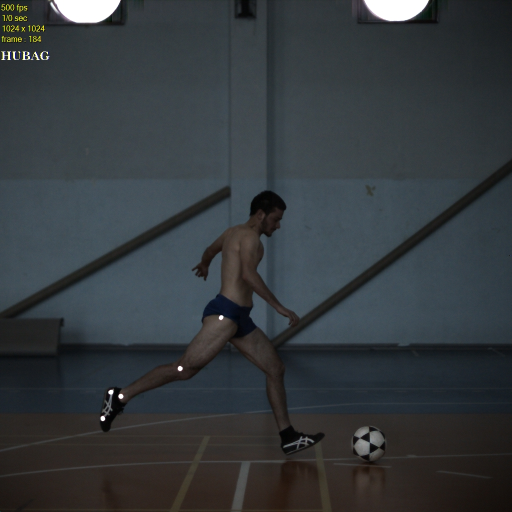
%> input picture arasinav/fettah_sut2_C001H001S0001000002.jpg, 1024 x 1024 px, given in place of fettah_sut2_C001H001S0001000001.jpg, which was not available (shown at 1/2 size)
$ octave arasinav_01.m   (GNU Octave 9; MATLAB toolbox functions it lacks are replaced by stand-ins)
%> lines starting %> are read from the running program, lines starting %| are printed output that depends on the picture; in (x1, y1, x2, y2) boxes, pixels count from 0 and x2, y2 are one past the last pixel; in counts of white or black regions, pixels touching at a corner belong together; the program's own positions count from 1; pictures that were not available may be replaced by others from this repository, and a replacement may not be noted

dosya_on_ad='fettah_sut2_C001H001S0001';
dosya_uzanti='.jpg';
bos=zeros(105,2);
noktalar.ayak_ucu=bos;
noktalar.topuk=bos;
noktalar.bilek=bos;
noktalar.diz=bos;
noktalar.kalca=bos;
%%Yakalanabilinen markerlarin degiskenlere atanmasi
for n=1:105
n
dosya_adi=strcat(dosya_on_ad,sprintf( '%06d', n ) ,dosya_uzanti);
RGB=imread(dosya_adi);
%> RGB is the input picture: size 1024x1024x3 uint8; mean R, G, B 52.3, 57.6, 60.9


I=rgb2gray(RGB);
info=imfinfo(dosya_adi);
Height=info.Height;
se=strel('disk',15);
background=imopen(I,se);
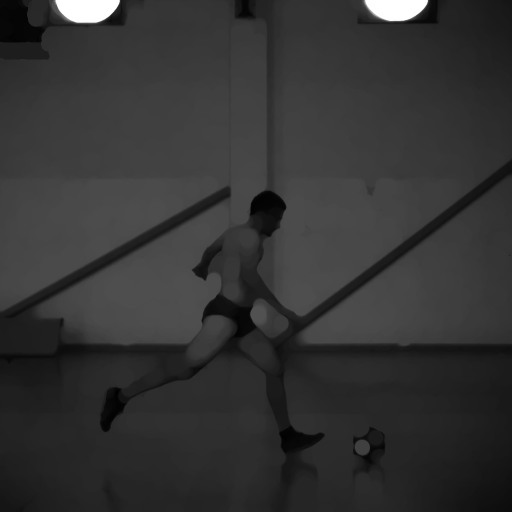
%> background: size 1024x1024 uint8 (shown at 1/2 size); min 0, max 255, mean 51.8
I2=I-background;
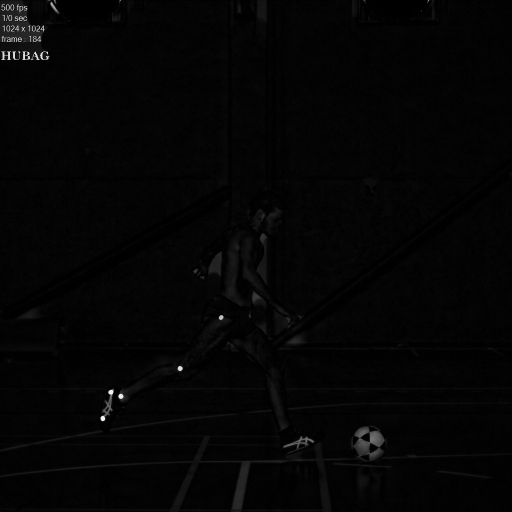
%> I2: size 1024x1024 uint8 (shown at 1/2 size); min 0, max 244, mean 4.6
I3=imadjust(I2,[0.3 0.7],[]);
T=graythresh(I3);
%> T = 0.478
BW=imbinarize(I3,T);
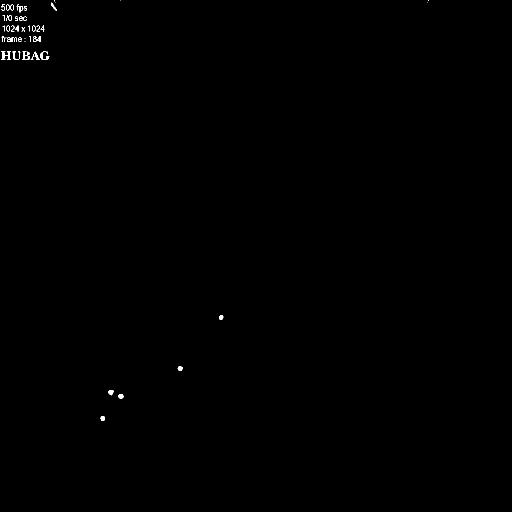
%> BW: size 1024x1024 logical (shown at 1/2 size); 0.18% white; 46 white regions (15 under 20 px), largest, box (x1, y1, x2, y2) and area: (2, 103, 22, 120) 162, (44, 103, 60, 120) 142, (80, 103, 99, 120) 119
%maskeleme islemi icin Y si 135 den kucuk olan tum pixelleri 0 yaptim.
BW(:,1:135)=0;
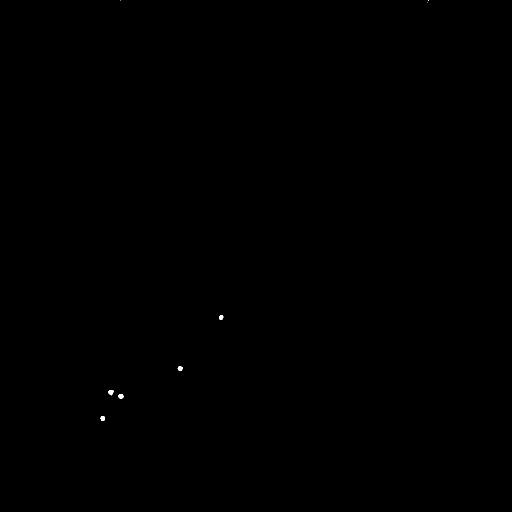
%> BW: size 1024x1024 logical (shown at 1/2 size); 0.04% white; 8 white regions (3 under 20 px), largest, box (x1, y1, x2, y2) and area: (217, 780, 227, 791) 80, (237, 788, 247, 798) 80, (355, 732, 365, 742) 75, (201, 832, 210, 842) 74, (438, 631, 447, 640) 62
BW=medfilt2(BW,[3 3]);
%> BW: size 1024x1024 logical; 0.03% white; 5 white regions, box (x1, y1, x2, y2) and area: (217, 780, 227, 790) 79, (237, 788, 247, 798) 79, (201, 832, 210, 842) 74, (356, 732, 365, 742) 72, (438, 631, 447, 640) 61
BW = bwareaopen(BW,15);
[B,L]=bwboundaries(BW,'noholes');
%> L: size 1024x1024 double; 6 distinct labels, from 0 to 5
%> B = 5 boundaries; box (x1, y1, x2, y2) and points: (217, 780, 227, 790) 28, (201, 832, 210, 842) 27, (237, 788, 247, 798) 26, (356, 732, 365, 742) 25, (438, 631, 447, 640) 24
stats=regionprops(L,I,'Centroid');
%> stats = 5 regions; Centroid: [206.1 837.5], [222.5 785.1], [242.4 793.4], [360.8 737.5], [442.8 635.7]
cg_centroids=cat(1,stats.Centroid);
%> cg_centroids = [206.1 837.5; 222.5 785.1; 242.4 793.4; 360.8 737.5; 442.8 635.7]
%> (the run ends here)
